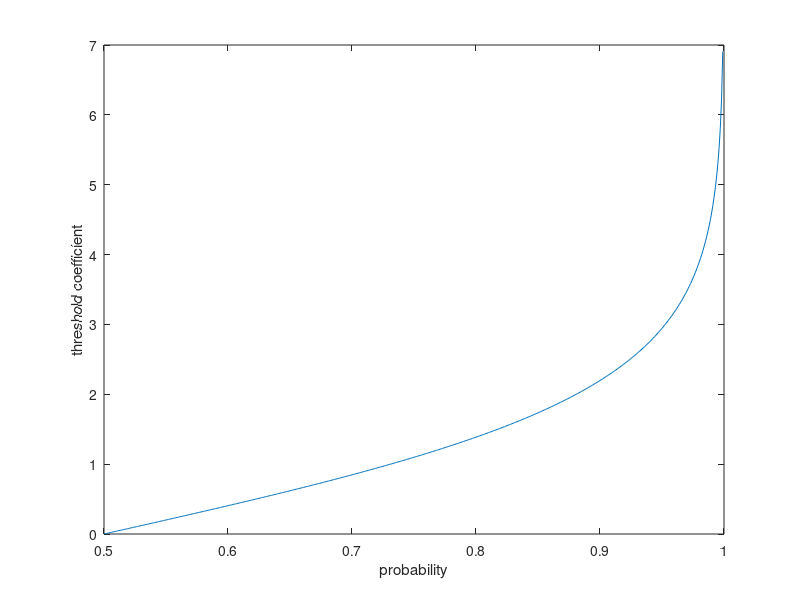
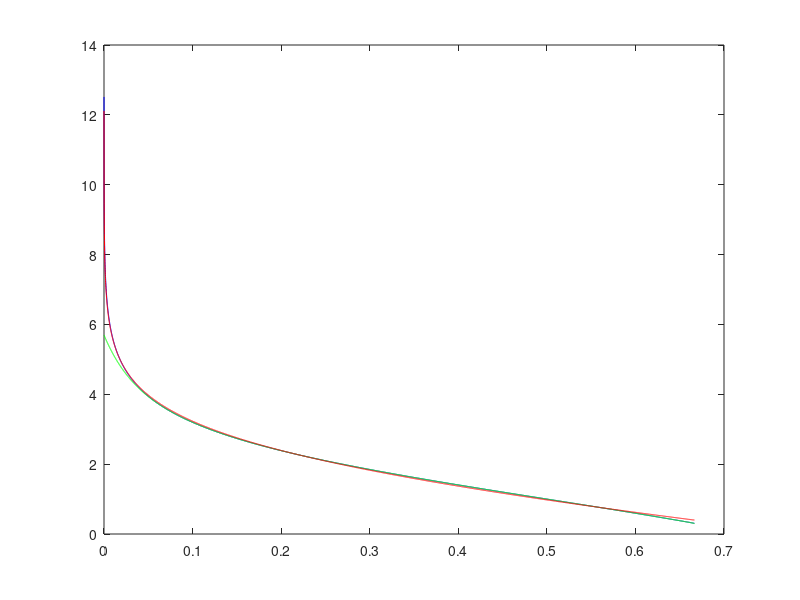

Reproduce these figures in MATLAB, in order.

clear all
clc

close all
%clc

x = 0.001:0.001:0.999; 
T = log(x./(1-x)); 
%plot(x,T)
plot(x(T>=0),T(T>=0))
xlabel('probability')
ylabel('threshold coefficient')



x = 0.00001:0.0001:0.6667;
%x = 0.000001:0.000001:0.1;
y = 1 - log(x./(1-x)); 
%z = 1.8333 - 3*log(1-x) + 1.5*log(1-x).^2 + 1/3* log(1-x).^3; 





w = 1 + ((1 - x./(1-x)) + (1 - x./(1-x)).^2/2 + (1 - x./(1-x)).^3/3 + (1 - x./(1-x)).^4/4 + (1 - x./(1-x)).^5/5 + (1 - x./(1-x)).^6/6 + (1 - x./(1-x)).^7/7 + (1 - x./(1-x)).^8/8 + (1 - x./(1-x)).^9/9 + (1 - x./(1-x)).^10/10 + (1 - x./(1-x)).^11/11 + ...
    (1 - x./(1-x)).^12/12 + (1 - x./(1-x)).^13/13 + (1 - x./(1-x)).^14/14 + (1 - x./(1-x)).^15/15 + (1 - x./(1-x)).^16/16 + (1 - x./(1-x)).^17/17 + (1 - x./(1-x)).^18/18 + (1 - x./(1-x)).^19/19 + (1 - x./(1-x)).^20/20 + (1 - x./(1-x)).^21/21 + ... 
    (1 - x./(1-x)).^22/22 + (1 - x./(1-x)).^23/23 + (1 - x./(1-x)).^24/24 + (1 - x./(1-x)).^25/25 + (1 - x./(1-x)).^26/26 + (1 - x./(1-x)).^27/27 + (1 - x./(1-x)).^28/28 + (1 - x./(1-x)).^29/29 + (1 - x./(1-x)).^30/30 + (1 - x./(1-x)).^31/31 + ...
    (1 - x./(1-x)).^32/32 + (1 - x./(1-x)).^33/33 + (1 - x./(1-x)).^34/34 + (1 - x./(1-x)).^35/35 + (1 - x./(1-x)).^36/36 + (1 - x./(1-x)).^37/37 + (1 - x./(1-x)).^38/38 + (1 - x./(1-x)).^39/39 + (1 - x./(1-x)).^40/40 + (1 - x./(1-x)).^41/41 + ...
    (1 - x./(1-x)).^42/42 + (1 - x./(1-x)).^43/43 + (1 - x./(1-x)).^44/44 + (1 - x./(1-x)).^45/45 + (1 - x./(1-x)).^46/46 + (1 - x./(1-x)).^47/47 + (1 - x./(1-x)).^48/48 + (1 - x./(1-x)).^49/49 + (1 - x./(1-x)).^50/50 + (1 - x./(1-x)).^51/51 + ...
    (1 - x./(1-x)).^52/52 + (1 - x./(1-x)).^53/53 + (1 - x./(1-x)).^54/54 + (1 - x./(1-x)).^55/55 + (1 - x./(1-x)).^56/56 + (1 - x./(1-x)).^57/57 + (1 - x./(1-x)).^58/58 + (1 - x./(1-x)).^59/59 + (1 - x./(1-x)).^60/60 + (1 - x./(1-x)).^61/61);

mean((w - y).^2)

figure
plot(x,y,'b')
hold on
%plot(x,z,'r')
plot(x,w,'g')

r = -0.9444*log(x)  - 1.835*x + 1.239;  %VALID FOR 0<X<2/3
plot(x,r,'r')
% 
mean((r - y).^2)

hold off


% v1 = (1 + log(1-x));% + (1 + log(1-x)).^2/2;
% v2 = -log(x);
% figure
% plot(x,v1)
% hold on
% plot(x,v2,'r')
% hold off